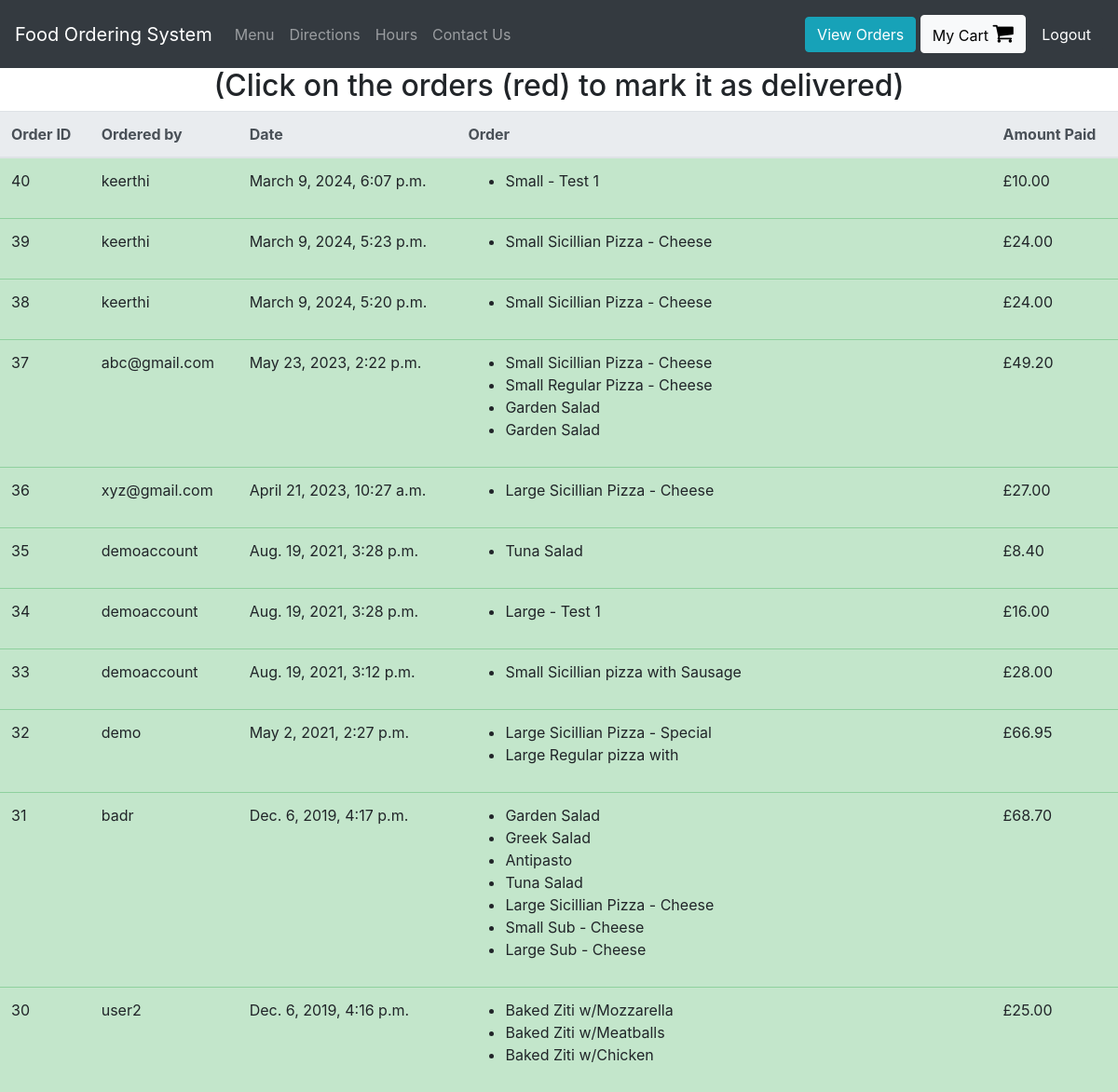
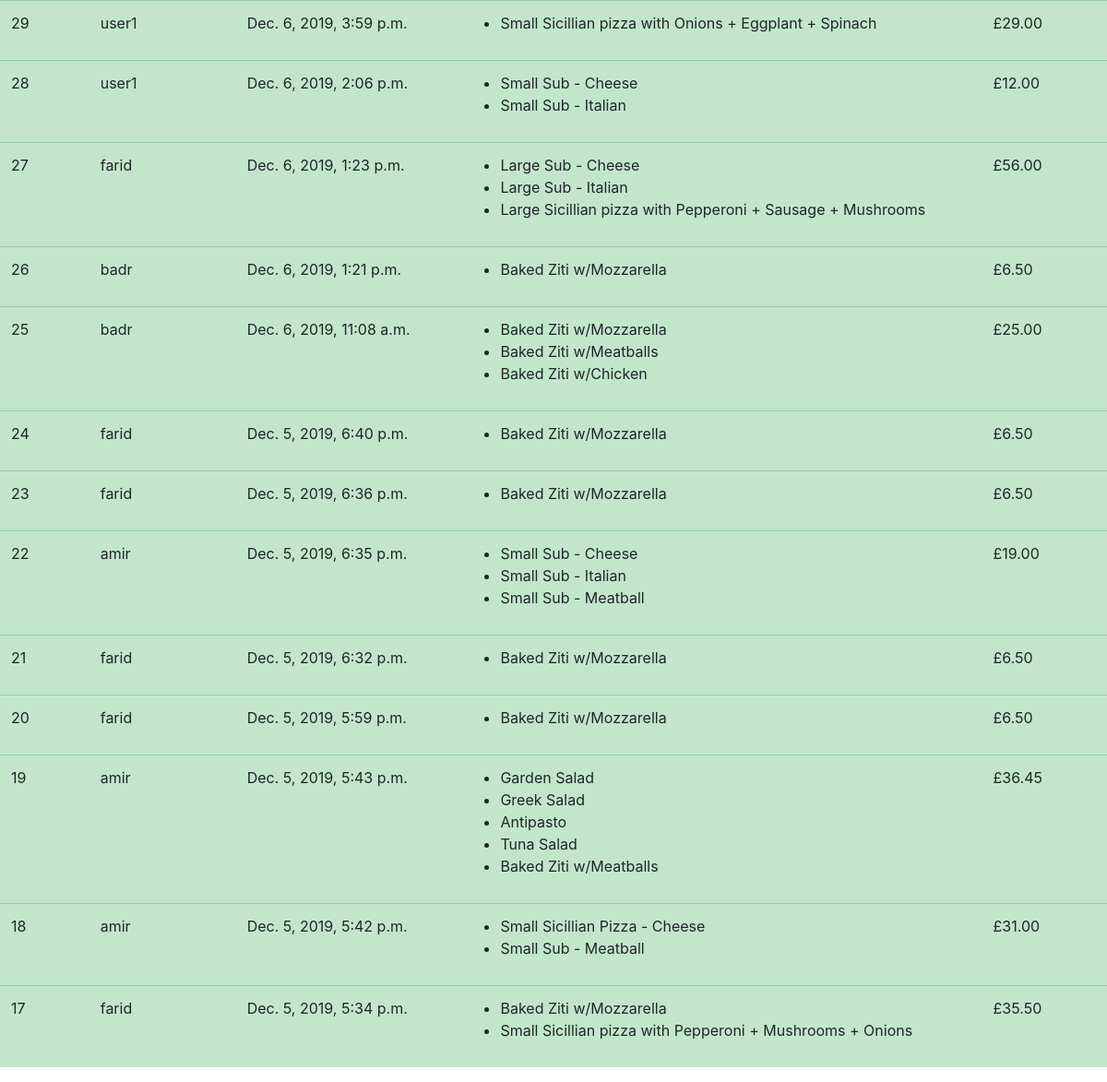
Page /view-orders (signed in) on the committed database (2 pictures, top to bottom).
### orders/models.py (models this page shows, shortened)
class UserOrder(models.Model):
    username = models.CharField(max_length=200) #who placed the order
    order = models.TextField() #this will be a string representation of the cart from localStorage
    price = models.DecimalField(max_digits=6, decimal_places=2) #how much was the order
    time_of_order  = models.DateTimeField(default=datetime.now, blank=True)
    delivered = models.BooleanField()

### orders/views.py (the view)
# urls.py: path("view-orders", views.view_orders, name="view_orders"),
def view_orders(request):
    if request.user.is_superuser:
        rows = UserOrder.objects.all().order_by('-time_of_order')
        return render(request, "orders/orders.html", context = {"rows":rows})
    else:
        rows = UserOrder.objects.all().filter(username = request.user.username).order_by('-time_of_order')
        return render(request, "orders/orders.html", context = {"rows":rows})

### orders/templatetags/custom_tags.py (called while the page is built)
@register.filter(name="format_cart")
def format_cart(value):
    return value[1:-1].split(",")

@register.filter(name="format_cart_item")
def format_cart_item(value):
    return value.replace("'","")

### orders/templates/orders/orders.html
{% extends 'orders/header.html' %}
{% load custom_tags %}
{% block content %}
<div class="container-fluid">
  <div class="row justify-content-center">
    {% if user.is_superuser %}
      <h2>(Click on the orders (red) to mark it as delivered)</h2>
    {% else %}
      <h2> Orders by: {{user.get_username}} </h2>
    {% endif %}
    <table class="table">
        <thead class="thead-light">
        <tr>
          <th scope="col">Order ID</th>
          <th scope="col">Ordered by</th>
          <th scope="col">Date</th>
          <th scope="col">Order</th>
          <th scope="col">Amount Paid</th>
        </tr>
        </thead>
        <tbody id = "orders_table">
          {% for row in rows %}
          {% if row.delivered %}
            <tr class="table-success">
          {% else %}
            <tr class="table-danger mark-as-complete">
          {% endif %}
              <td>{{row.id}}</td>
              <td>{{row.username}}</td>
              <td>{{row.time_of_order}}</td>
              <td >
                <ul>
                  {% for item in row.order|format_cart %}
                    <li>{{item|format_cart_item}}</li>
                  {% endfor %}
                </ul>
              </td>
              <td>£{{row.price}}</td>
            </tr>
          {% endfor %}
        </tbody>
    </table>
  </div>
</div>
{% endblock %}

### rows in the picture
UserOrder: id "40", username "keerthi", time_of_order "March 9, 2024, 6:07 p.m.", order "Small - Test 1", price "10.00"
UserOrder: id "39", username "keerthi", time_of_order "March 9, 2024, 5:23 p.m.", order "Small Sicillian Pizza - Cheese", price "24.00"
UserOrder: id "38", username "keerthi", time_of_order "March 9, 2024, 5:20 p.m.", order "Small Sicillian Pizza - Cheese", price "24.00"
UserOrder: id "37", username "abc@gmail.com", time_of_order "May 23, 2023, 2:22 p.m.", order "Small Sicillian Pizza - Cheese" "Small Regular Pizza - Cheese" "Garden Salad" "Garden Salad", price "49.20"
UserOrder: id "36", username "xyz@gmail.com", time_of_order "April 21, 2023, 10:27 a.m.", order "Large Sicillian Pizza - Cheese", price "27.00"
UserOrder: id "35", username "demoaccount", time_of_order "Aug. 19, 2021, 3:28 p.m.", order "Tuna Salad", price "8.40"
UserOrder: id "34", username "demoaccount", time_of_order "Aug. 19, 2021, 3:28 p.m.", order "Large - Test 1", price "16.00"
UserOrder: id "33", username "demoaccount", time_of_order "Aug. 19, 2021, 3:12 p.m.", order "Small Sicillian pizza with Sausage", price "28.00"
UserOrder: id "32", username "demo", time_of_order "May 2, 2021, 2:27 p.m.", order "Large Sicillian Pizza - Special" "Large Regular pizza with", price "66.95"
UserOrder: id "31", username "badr", time_of_order "Dec. 6, 2019, 4:17 p.m.", order "Garden Salad" "Greek Salad" "Antipasto" "Tuna Salad" "Large Sicillian Pizza - Cheese" "Small Sub - Cheese" "Large Sub - Cheese", price "68.70"
UserOrder: id "30", username "user2", time_of_order "Dec. 6, 2019, 4:16 p.m.", order "Baked Ziti w/Mozzarella" "Baked Ziti w/Meatballs" "Baked Ziti w/Chicken", price "25.00"
UserOrder: id "29", username "user1", time_of_order "Dec. 6, 2019, 3:59 p.m.", order "Small Sicillian pizza with Onions + Eggplant + Spinach", price "29.00"
UserOrder: id "28", username "user1", time_of_order "Dec. 6, 2019, 2:06 p.m.", order "Small Sub - Cheese" "Small Sub - Italian", price "12.00"
UserOrder: id "27", username "farid", time_of_order "Dec. 6, 2019, 1:23 p.m.", order "Large Sub - Cheese" "Large Sub - Italian" "Large Sicillian pizza with Pepperoni + Sausage + Mushrooms", price "56.00"
UserOrder: id "26", username "badr", time_of_order "Dec. 6, 2019, 1:21 p.m.", order "Baked Ziti w/Mozzarella", price "6.50"
UserOrder: id "25", username "badr", time_of_order "Dec. 6, 2019, 11:08 a.m.", order "Baked Ziti w/Mozzarella" "Baked Ziti w/Meatballs" "Baked Ziti w/Chicken", price "25.00"
UserOrder: id "24", username "farid", time_of_order "Dec. 5, 2019, 6:40 p.m.", order "Baked Ziti w/Mozzarella", price "6.50"
UserOrder: id "23", username "farid", time_of_order "Dec. 5, 2019, 6:36 p.m.", order "Baked Ziti w/Mozzarella", price "6.50"
UserOrder: id "22", username "amir", time_of_order "Dec. 5, 2019, 6:35 p.m.", order "Small Sub - Cheese" "Small Sub - Italian" "Small Sub - Meatball", price "19.00"
UserOrder: id "21", username "farid", time_of_order "Dec. 5, 2019, 6:32 p.m.", order "Baked Ziti w/Mozzarella", price "6.50"
UserOrder: id "20", username "farid", time_of_order "Dec. 5, 2019, 5:59 p.m.", order "Baked Ziti w/Mozzarella", price "6.50"
UserOrder: id "19", username "amir", time_of_order "Dec. 5, 2019, 5:43 p.m.", order "Garden Salad" "Greek Salad" "Antipasto" "Tuna Salad" "Baked Ziti w/Meatballs", price "36.45"
UserOrder: id "18", username "amir", time_of_order "Dec. 5, 2019, 5:42 p.m.", order "Small Sicillian Pizza - Cheese" "Small Sub - Meatball", price "31.00"
UserOrder: id "17", username "farid", time_of_order "Dec. 5, 2019, 5:34 p.m.", order "Baked Ziti w/Mozzarella" "Small Sicillian pizza with Pepperoni + Mushrooms + Onions", price "35.50"
